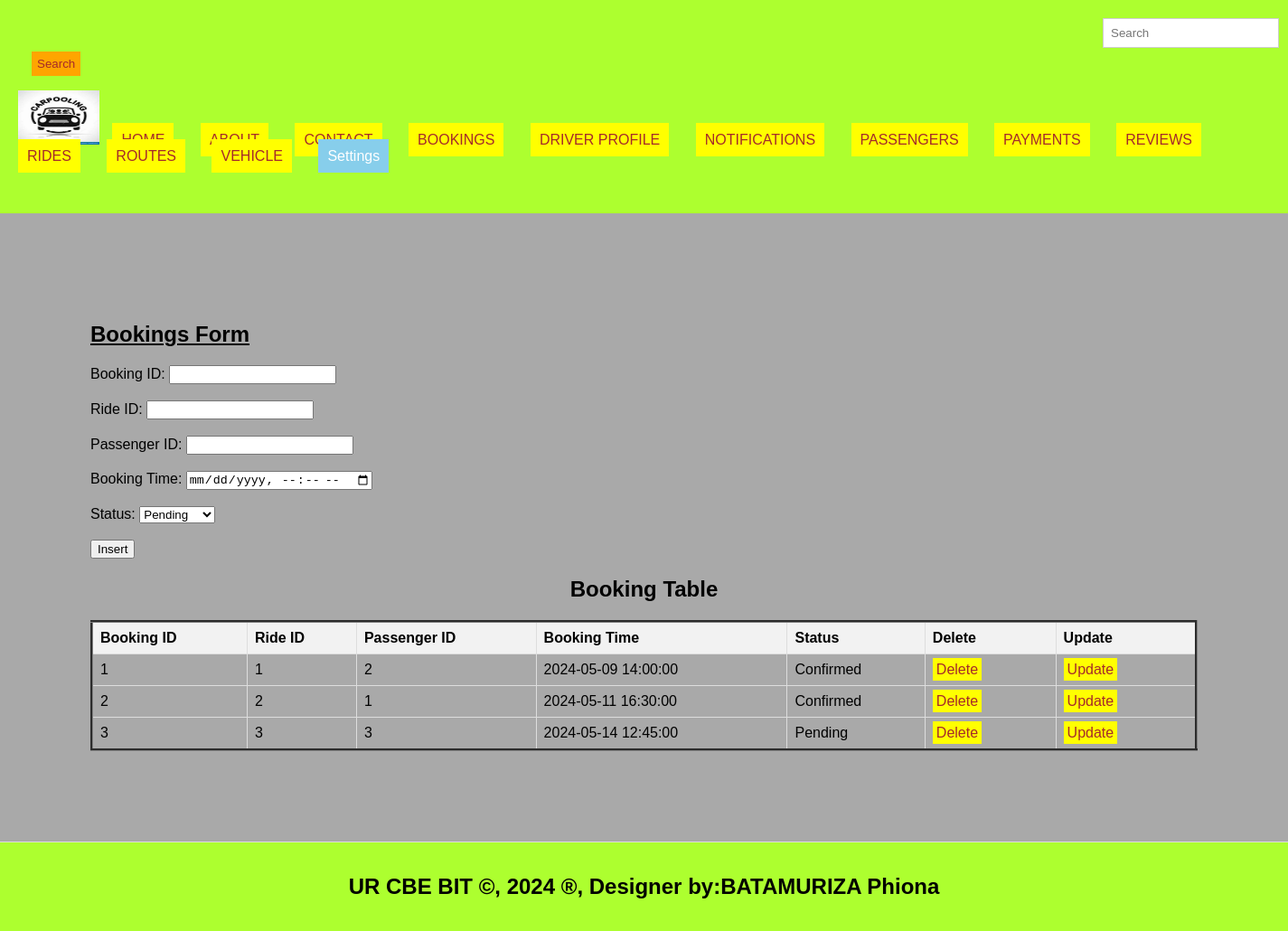
The page /bookings.php on the database its author committed.
### tables this page shows
CREATE TABLE `bookings` (
  `BookingID` int(11) NOT NULL,
  `RideID` int(11) DEFAULT NULL,
  `PassengerID` int(11) DEFAULT NULL,
  `BookingTime` datetime DEFAULT NULL,
  `Status` enum('Pending','Confirmed','Cancelled') DEFAULT NULL
);

### bookings.php (the view, shortened to what this page needs)
<!DOCTYPE html>
<html lang="en">
<head>
  <link rel="stylesheet" type="text/css" href="mystyle.css" title="style 1" media="screen, tv, projection, handheld, print"/>
  </head>
  <header>
<body bgcolor="darkgray">
  <form class="d-flex" role="search" action="search.php">
      <input class="form-control me-2" type="search" placeholder="Search" aria-label="Search" name="query">
      <button class="btn btn-outline-success" type="submit">Search</button>
    </form>
  <ul style="list-style-type: none; padding: 0;">
    <li style="display: inline; margin-right: 10px;">
    <img src="./image/logo.jpeg" width="90" height="60" alt="Logo">
  </li>
    <li style="display: inline; margin-right: 10px;"><a href="./home.html">HOME</a>
  </li>
    <li style="display: inline; margin-right: 10px;"><a href="./about.html">ABOUT</a>
  </li>
    <li style="display: inline; margin-right: 10px;"><a href="./contact.html">CONTACT</a>
  </li>
    <li style="display: inline; margin-right: 10px;"><a href="./bookings.php">BOOKINGS</a>
  </li>
    <li style="display: inline; margin-right: 10px;"><a href="./driverprofile.php">DRIVER PROFILE</a>
  </li>
    <li style="display: inline; margin-right: 10px;"><a href="./notifications.php">NOTIFICATIONS</a>
  </li>
    <li style="display: inline; margin-right: 10px;"><a href="./passengers.php">PASSENGERS</a>
  </li>
    <li style="display: inline; margin-right: 10px;"><a href="./payments.php">PAYMENTS</a>
  </li>  <li style="display: inline; margin-right: 10px;"><a href="./reviews.php">REVIEWS</a>
  </li>
    <li style="display: inline; margin-right: 10px;"><a href="./rides.php">RIDES</a>
  </li>
    <li style="display: inline; margin-right: 10px;"><a href="./routes.php">ROUTES</a>
  </li>
<li style="display: inline; margin-right: 10px;"><a href="./vehicle.php">VEHICLE</a>
  </li>
    <li class="dropdown" style="display: inline; margin-right: 10px;">
      <a href="#" style="padding: 10px; color: white; background-color: skyblue; text-decoration: none; margin-right: 15px;">Settings</a>
    </li><br><br>
  </ul>
</header>
<section>
    <h1><u>Bookings Form</u></h1>
<form method="post" onsubmit="return confirmInsert();">
    <label for="book_id">Booking ID:</label>
    <input type="number" id="book_id" name="book_id" required><br><br>
    <label for="ride_id">Ride ID:</label>
    <input type="number" id="ride_id" name="ride_id" required><br><br>
    <label for="passenger_id">Passenger ID:</label>
    <input type="number" id="passenger_id" name="passenger_id" required><br><br>
    <label for="booking_time">Booking Time:</label>
    <input type="datetime-local" id="booking_time" name="booking_time" required><br><br>
    <label for="status">Status:</label>
    <select id="status" name="status" required>
        <option value="Pending">Pending</option>
    </select><br><br>
    <input type="submit" name="add" value="Insert">
</form>
<!DOCTYPE html>
<html>
<head>
</head>
<body>
    <center><h2>Booking Table</h2></center>
    <table border="3">
        <tr>
            <th>Booking ID</th>
            <th>Ride ID</th>
            <th>Passenger ID</th>
            <th>Booking Time</th>
            <th>Status</th>
            <th>Delete</th>
            <th>Update</th>
        </tr>
<?php
include('db_connection.php');
$sql = "SELECT * FROM bookings";
$result = $connection->query($sql);
if ($result->num_rows > 0) {
    while ($row = $result->fetch_assoc()) {
        $booking_id = $row['BookingID'];
        echo "<tr>
            <td>" . $row['BookingID'] . "</td>
            <td>" . $row['RideID'] . "</td>
            <td>" . $row['PassengerID'] . "</td>
            <td>" . $row['BookingTime'] . "</td>
            <td>" . $row['Status'] . "</td>
            <td><a style='padding:4px' href='delete_bookings.php?booking_id=$booking_id'>Delete</a></td>
            <td><a style='padding:4px' href='update_bookings.php?booking_id=$booking_id'>Update</a></td>
        </tr>";
    }
} else {
    echo "<tr><td colspan='7'>No data found</td></tr>";
}
?>
      </table>
</body>
</section>
<footer>
  <center>
   <b><h2>UR CBE BIT &copy, 2024 &reg, Designer by:BATAMURIZA Phiona</h2></b>
  </center>
</footer>
</body>
</html>

### mystyle.css (style rules this page uses)
body { font-family: Arial, sans-serif; margin: 0; padding: 0; }
.form-control { padding: 8px; margin-left: 4px; border: 1px solid #ccc; }
.btn { padding: 6px; background-color: orange; color: brown; border: none; }
.dropdown { position: relative; display: inline; margin-right: 10px; }
body { font-family: Arial,sans-serif; margin:0; padding:0; }
header { background-color:greenyellow; padding: 20px; }
.dropdown { position: right; display:right; direction:rtl; }
section { padding:100px; border-bottom: 1px solid #ddd; }
footer { text-align: center; padding: 15px; background-color:greenyellow; }

### bookings.php (style rules this page uses)
a { padding: 10px; color: white; background-color: yellow; text-decoration: none; margin-right: 15px; }
a:link { color: brown; }
button.btn { margin-left: 15px; margin-top: 4px; }
input.form-control { margin-left: 1200px; padding: 8px; }
table { width: 100%; border-collapse: collapse; }
th, td { border: 1px solid #ddd; padding: 8px; text-align: left; }
th { background-color: #f2f2f2; }

### rows shown on the page
bookings: BookingID "1", RideID "1", PassengerID "2", BookingTime "2024-05-09 14:00:00", Status "Confirmed"
bookings: BookingID "2", RideID "2", PassengerID "1", BookingTime "2024-05-11 16:30:00", Status "Confirmed"
bookings: BookingID "3", RideID "3", PassengerID "3", BookingTime "2024-05-14 12:45:00", Status "Pending"
